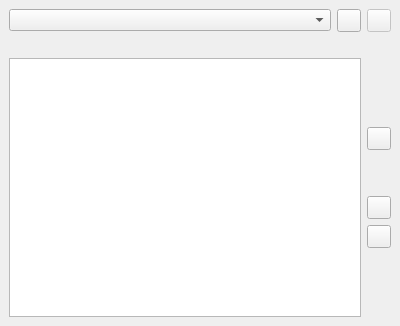
<?xml version="1.0" encoding="UTF-8"?>
<ui version="4.0">
 <class>FileBrowser</class>
 <widget class="QDockWidget" name="FileBrowser">
  <property name="geometry">
   <rect>
    <x>0</x>
    <y>0</y>
    <width>400</width>
    <height>326</height>
   </rect>
  </property>
  <property name="windowTitle">
   <string>Fi&amp;les</string>
  </property>
  <widget class="QWidget" name="dockWidgetContents">
   <layout class="QVBoxLayout" name="verticalLayout_3">
    <item>
     <layout class="QVBoxLayout" name="verticalLayout">
      <item>
       <layout class="QHBoxLayout" name="horizontalLayout">
        <item>
         <widget class="QComboBox" name="comboBoxDirectories"/>
        </item>
        <item>
         <widget class="QToolButton" name="buttonAddDirectory">
          <property name="text">
           <string notr="true"/>
          </property>
          <property name="icon">
           <iconset resource="../icons.qrc">
            <normaloff>:/icons/bx-plus-circle.svg</normaloff>:/icons/bx-plus-circle.svg</iconset>
          </property>
         </widget>
        </item>
        <item>
         <widget class="QToolButton" name="buttonRemoveDirectory">
          <property name="enabled">
           <bool>false</bool>
          </property>
          <property name="text">
           <string notr="true"/>
          </property>
          <property name="icon">
           <iconset resource="../icons.qrc">
            <normaloff>:/icons/bx-minus-circle.svg</normaloff>:/icons/bx-minus-circle.svg</iconset>
          </property>
         </widget>
        </item>
       </layout>
      </item>
      <item>
       <layout class="QHBoxLayout" name="horizontalLayout_2">
        <item>
         <widget class="QLabel" name="labelDirectory"/>
        </item>
       </layout>
      </item>
      <item>
       <layout class="QHBoxLayout" name="horizontalLayout_3">
        <item>
         <widget class="FileBrowser::DirectoryTreeView" name="treeViewDirectories">
          <property name="contextMenuPolicy">
           <enum>Qt::ContextMenuPolicy::CustomContextMenu</enum>
          </property>
          <property name="selectionMode">
           <enum>QAbstractItemView::SelectionMode::ExtendedSelection</enum>
          </property>
          <property name="sortingEnabled">
           <bool>true</bool>
          </property>
          <property name="wordWrap">
           <bool>true</bool>
          </property>
         </widget>
        </item>
        <item>
         <layout class="QVBoxLayout" name="verticalLayout_2" stretch="2,0,0,0,0,2">
          <item>
           <spacer name="verticalSpacer_3">
            <property name="orientation">
             <enum>Qt::Orientation::Vertical</enum>
            </property>
            <property name="sizeHint" stdset="0">
             <size>
              <width>20</width>
              <height>40</height>
             </size>
            </property>
           </spacer>
          </item>
          <item>
           <widget class="QToolButton" name="buttonRefresh">
            <property name="text">
             <string notr="true"/>
            </property>
           </widget>
          </item>
          <item>
           <spacer name="verticalSpacer">
            <property name="orientation">
             <enum>Qt::Orientation::Vertical</enum>
            </property>
            <property name="sizeHint" stdset="0">
             <size>
              <width>20</width>
              <height>40</height>
             </size>
            </property>
           </spacer>
          </item>
          <item>
           <widget class="QToolButton" name="buttonExclude"/>
          </item>
          <item>
           <widget class="QToolButton" name="buttonShowExcluded"/>
          </item>
          <item>
           <spacer name="verticalSpacer_2">
            <property name="orientation">
             <enum>Qt::Orientation::Vertical</enum>
            </property>
            <property name="sizeHint" stdset="0">
             <size>
              <width>20</width>
              <height>40</height>
             </size>
            </property>
           </spacer>
          </item>
         </layout>
        </item>
       </layout>
      </item>
     </layout>
    </item>
   </layout>
  </widget>
  <action name="actionShowExcluded">
   <property name="checkable">
    <bool>true</bool>
   </property>
   <property name="icon">
    <iconset resource="../icons.qrc">
     <normaloff>:/icons/bx-hide.svg</normaloff>
     <normalon>:/icons/bx-show.svg</normalon>:/icons/bx-hide.svg</iconset>
   </property>
   <property name="text">
    <string>Show excluded files</string>
   </property>
   <property name="toolTip">
    <string>Show excluded files</string>
   </property>
   <property name="menuRole">
    <enum>QAction::MenuRole::NoRole</enum>
   </property>
  </action>
  <action name="actionExclude">
   <property name="checkable">
    <bool>true</bool>
   </property>
   <property name="icon">
    <iconset resource="../icons.qrc">
     <normaloff>:/icons/bx-block.svg</normaloff>:/icons/bx-block.svg</iconset>
   </property>
   <property name="text">
    <string>Exclude file from project</string>
   </property>
   <property name="toolTip">
    <string>Exclude file from project</string>
   </property>
   <property name="menuRole">
    <enum>QAction::MenuRole::NoRole</enum>
   </property>
  </action>
  <action name="actionRefresh">
   <property name="icon">
    <iconset resource="../icons.qrc">
     <normaloff>:/icons/bx-refresh.svg</normaloff>:/icons/bx-refresh.svg</iconset>
   </property>
   <property name="text">
    <string>Refresh</string>
   </property>
   <property name="toolTip">
    <string>Refresh directory tree</string>
   </property>
   <property name="menuRole">
    <enum>QAction::MenuRole::NoRole</enum>
   </property>
  </action>
 </widget>
 <customwidgets>
  <customwidget>
   <class>FileBrowser::DirectoryTreeView</class>
   <extends>QTreeView</extends>
   <header>FileBrowser/DirectoryTreeView.hpp</header>
  </customwidget>
 </customwidgets>
 <resources>
  <include location="../icons.qrc"/>
 </resources>
 <connections/>
</ui>
